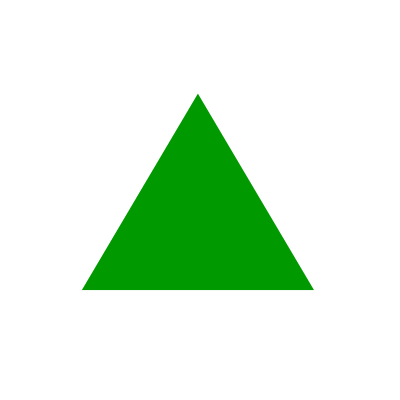
#> input picture robotx_vision/scripts/image/triangle.jpg, 400 x 400 px
$ python orb.py   (Python 2 division)   (older library calls are emulated)
#> lines starting #> are read from the running program, lines starting #| are printed output that depends on the picture; after the words box and inside, x2 and y2 are one past the last pixel; in counts of white or black regions, pixels touching at a corner belong together
import numpy as np
import cv2

# read template
img = cv2.imread('image/triangle.jpg',0)
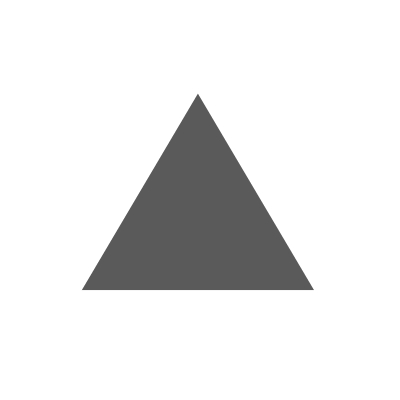
#> img: shape (400, 400); min 89, max 255, mean 231.5
# # pyramid downscale
# img = cv2.pyrDown(img)
# gaussian blur
# img = cv2.GaussianBlur(img, (5, 5), 0)
# # adaptive thresholding
# img = cv2.adaptiveThreshold(img, 255, cv2.ADAPTIVE_THRESH_GAUSSIAN_C, cv2.THRESH_BINARY, 11, 2)

# Initiate orb detector
detector = cv2.SIFT()
# detector = cv2.ORB(edgeThreshold=5)

# flann matcher
FLANN_INDEX_KDTREE = 0
index_params = dict(algorithm = FLANN_INDEX_KDTREE, trees = 5)
search_params = dict(checks = 50)
matcher = cv2.FlannBasedMatcher(index_params, search_params)

# find the keypoints of the template with ORB
kp1, des1 = detector.detectAndCompute(img, None)
#> kp1 = 12 keypoints; strongest (x, y, size): (198, 223, 106.4), (85, 288, 3.5), (277, 269, 35.2), (119, 268, 36.2)
img_kp1 = cv2.drawKeypoints(img, kp1, color=(255,0,0))
# cv2.imshow("image", img_kp1)
# cv2.waitKey(0)

# load video
video = cv2.VideoCapture(0)

while video.isOpened():
    ret, frame = video.read()
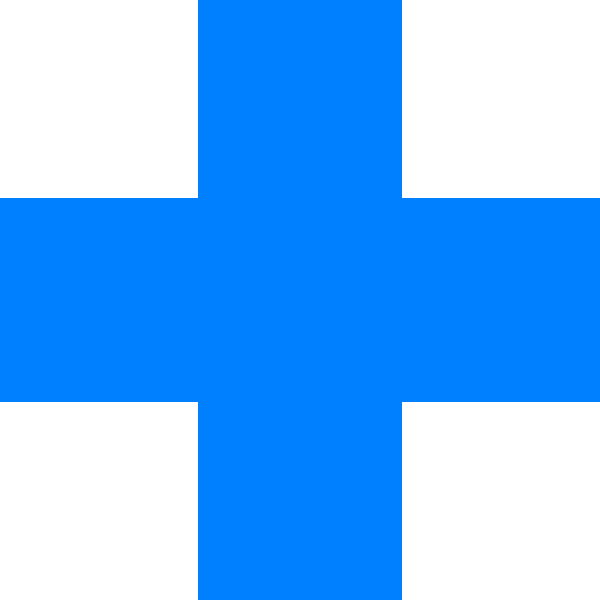
#> input picture robotx_vision/scripts/image/blue_cross.jpg, 600 x 600 px, given in place of the camera
#> frame is the input picture: shape (600, 600, 3); mean B, G, R 255, 183.3, 111.1
    frame_gray = cv2.cvtColor(frame, cv2.COLOR_BGR2GRAY)
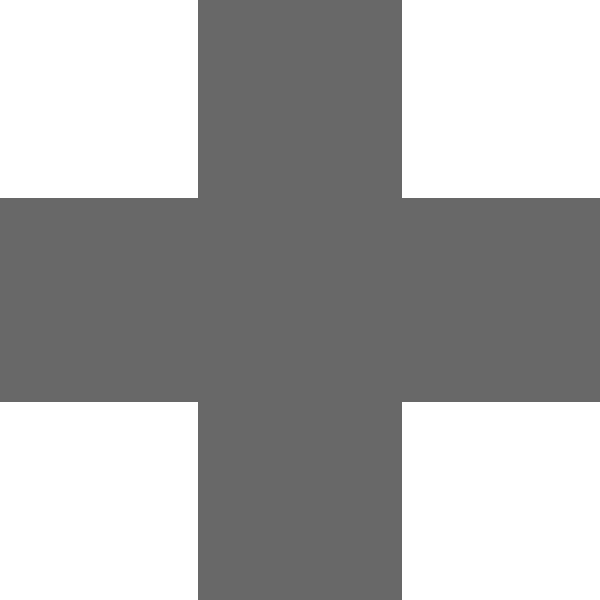
#> frame_gray: shape (600, 600); min 104, max 255, mean 169.8
    # gaussian blur
    # frame_gray = cv2.GaussianBlur(frame_gray, (5, 5), 0)
    # # adaptive thresholding
    # frame_gray = cv2.adaptiveThreshold(frame_gray, 255, cv2.ADAPTIVE_THRESH_GAUSSIAN_C, cv2.THRESH_BINARY, 11, 2)
    ret, mask = cv2.threshold(frame_gray, 127, 255, cv2.THRESH_BINARY_INV)
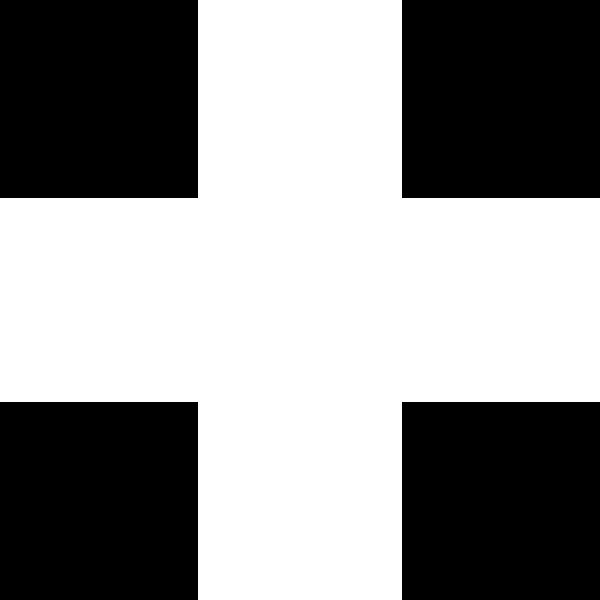
#> mask: shape (600, 600); 56.4% white; 4 black regions, box (x1, y1, x2, y2) and area: (0, 0, 198, 198) 39204, (402, 0, 600, 198) 39204, (0, 402, 198, 600) 39204, (402, 402, 600, 600) 39204
    # [8 lines of commented-out code are left out]
    kp2, des2 = detector.detectAndCompute(frame_gray, None)
#> kp2 = 6 keypoints; (x, y, size): (186, 186, 18), (186, 186, 18), (172, 172, 39.7), (172, 172, 39.7), (428, 428, 41), (428, 428, 41)

    # # print kp2
    # # frame_kp = cv2.drawKeypoints(frame, kp2, color=(255,0,0))


    try:
        # knn matcher, 2 nearest, np.float32 is required
        matches = matcher.knnMatch(np.float32(des1), np.float32(des2), k=2)
#> matches = 12 matches
        # print matches

        # store all the good matches as per Lowe's ratio test. (0.75)
        good = []
        for m,n in matches:
            if m.distance < 0.75*n.distance:
                good.append(m)
#> this loop made 12 passes
#> after the loop, good = []

        # print len(good) > 10

        img2_idx = list()
        for mat in good:
            #  # matched keypoints index in template
            # img1_idx.append(mat.queryIdx)
            # matched keypoints index in scene
            img2_idx.append(mat.trainIdx)
#> this loop made 0 passes
#> after the loop, img2_idx = []

        # matched keypoints
        matched_kp2 = [kp2[i] for i in img2_idx]
#> matched_kp2 = []
        # convert to keypoint array
        matched_kp2_array = np.float32([p.pt for p in matched_kp2]).reshape(-1, 1, 2)
#> matched_kp2_array = empty array
        print matched_kp2_array

        frame_kp = cv2.drawKeypoints(frame, matched_kp2_array, color=(0,255,0))
        # find bounding box of the keypoints
        trackbox = cv2.boundingRect(matched_kp2)
        # print trackbox

        # draw bouding box
        x, y, w, h = trackbox
        cv2.rectangle(frame, (x, y), (x+w, y+h), (0, 255, 0), 3)
        cv2.imshow("video", frame_kp)
    except:
        print "match fails"
        pass
    # escape
    k = cv2.waitKey(30) & 0xff
#> (key Esc is pressed here)
    if k == 27:
        break

# tidy up
video.release()
cv2.destroyAllWindows()
